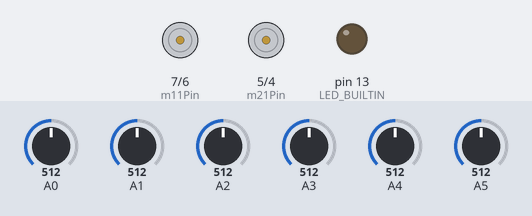
Simulated run of this sketch. Board: Arduino Uno, built with avr-gcc and run on an emulated ATmega328P. Shown: motor-driver pin pairs drawn as motors (green arrow = first pin HIGH = forward, orange = second pin HIGH = backward, longer = more drive, scaled by the enable pin), output pins drawn as LEDs (lit = HIGH). Inputs (shaded band) come from the test bench; at power-on: A0 = 512, A1 = 512, A2 = 512, A3 = 512, A4 = 512, A5 = 512.

Above: at 0.1 s.
At 0.6 s:
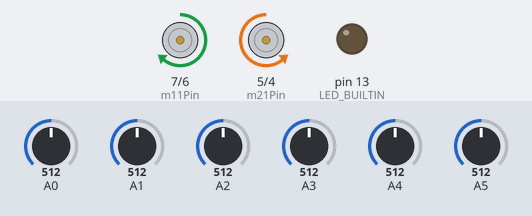
At 6.1 s:
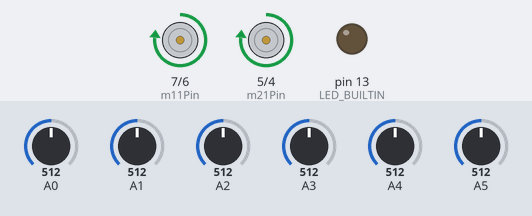
Timing chart, 0 to 7.6 s (numbered marks = the images above):
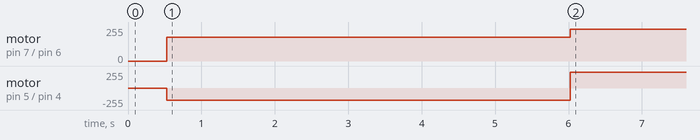

The sketch:

line_follower_proiect_final.ino
```cpp
#include <QTRSensors.h>

const int m11Pin = 7;
const int m12Pin = 6;
const int m21Pin = 5;
const int m22Pin = 4;
const int m1Enable = 11;
const int m2Enable = 10;

int m1Speed = 0;
int m2Speed = 0;

float kp = 20;
float ki = 0;
float kd = 5;

float p = 1;
float i = 0;
float d = 0;

float error = 0;
float lastError = 0;
const int maxSpeed = 255;
const int minSpeed = -255;
const int baseSpeed = 240;


QTRSensors qtr;

const int sensorCount = 6;
int sensorValues[sensorCount];
int sensors[sensorCount] = {0, 0, 0, 0, 0, 0};

bool aligned = false;
long long calibrationTime = 6000;
int lastErrorValue = 0;

void setup() {
  // pinMode setup
  pinMode(m11Pin, OUTPUT);
  pinMode(m12Pin, OUTPUT);
  pinMode(m21Pin, OUTPUT);
  pinMode(m22Pin, OUTPUT);
  pinMode(m1Enable, OUTPUT);
  pinMode(m2Enable, OUTPUT);
  qtr.setTypeAnalog();
  qtr.setSensorPins((const uint8_t[]){A0, A1, A2, A3, A4, A5}, sensorCount);
  delay(500);
  pinMode(LED_BUILTIN, OUTPUT);
  Serial.begin(9600);
  m1Speed = 180;
  m2Speed = -180;
}

void loop() {
  // auto calibration

  if (millis() < calibrationTime) {
    calibrateLineFollower();
  }
  else if (!aligned)
    alignLine();
  else {
    int error = map(qtr.readLineBlack(sensorValues), 0, 5000, -75, 75);
    p = error;
    i = i + error;
    d = error - lastError;
    int motorSpeed = kp * p + ki * i + kd * d;
    m1Speed = baseSpeed;
    m2Speed = baseSpeed;

    if (error < 0) {
      m1Speed += motorSpeed;
    }
    else if (error > 0) {
      m2Speed -= motorSpeed;
    }
    m1Speed = constrain(m1Speed, -255, maxSpeed);
    m2Speed = constrain(m2Speed, -255, maxSpeed);
    setMotorSpeed(m1Speed, m2Speed);
  }
}

void alignLine(){
  // function to center the line follower in order to start as smoothly as possible
  int error = map(qtr.readLineBlack(sensorValues), 0, 5000, -75, 75);
  if (error < 0)
    setMotorSpeed(-200, 200);
  else if (error > 0)
    setMotorSpeed(200, -200);
  else {
    setMotorSpeed(0, 0);
    aligned = true;
  }
}

void calibrateLineFollower(){
  qtr.calibrate();
  int error = map(qtr.readLineBlack(sensorValues), 0, 5000, -75, 75);

  if (error == 75 || error == -75) {  // if we are out of the line completely, change the direction of the steering
    if (lastErrorValue != error)
      {
        m1Speed = -m1Speed;
        m2Speed = -m2Speed;
      }
    }
  lastErrorValue = error;
  setMotorSpeed(m1Speed, m2Speed);
}

// each arguments takes values between -255 and 255. The negative valuesrepresent the motor speed in reverse.
void setMotorSpeed(int motor1Speed, int motor2Speed) {
  if (motor1Speed == 0) {
  digitalWrite(m11Pin, LOW);
  digitalWrite(m12Pin, LOW);
  analogWrite(m1Enable, motor1Speed);
  }
  else {
  if (motor1Speed > 0) {
  digitalWrite(m11Pin, HIGH);
  digitalWrite(m12Pin, LOW);
  analogWrite(m1Enable, motor1Speed);
  }
  if (motor1Speed < 0) {
  digitalWrite(m11Pin, LOW);
  digitalWrite(m12Pin, HIGH);
  analogWrite(m1Enable, -motor1Speed);
  }
  }
  if (motor2Speed == 0) {
  digitalWrite(m21Pin, LOW);
  digitalWrite(m22Pin, LOW);
  analogWrite(m2Enable, motor2Speed);
  }
  else {
  if (motor2Speed > 0) {
  digitalWrite(m21Pin, HIGH);
  digitalWrite(m22Pin, LOW);
  analogWrite(m2Enable, motor2Speed);
  }
  if (motor2Speed < 0) {
  digitalWrite(m21Pin, LOW);
  digitalWrite(m22Pin, HIGH);
  analogWrite(m2Enable, -motor2Speed);
  }
  }
}
```

Measured:
- by itself, motor on pin 7 (m11Pin) / pin 6 (m12Pin): stopped → forward 180/255 at 0.53 s, → forward 240/255 5.5 s later
- by itself, motor on pin 5 (m21Pin) / pin 4 (m22Pin): stopped → backward 180/255 at 0.53 s, → forward 240/255 5.5 s later
